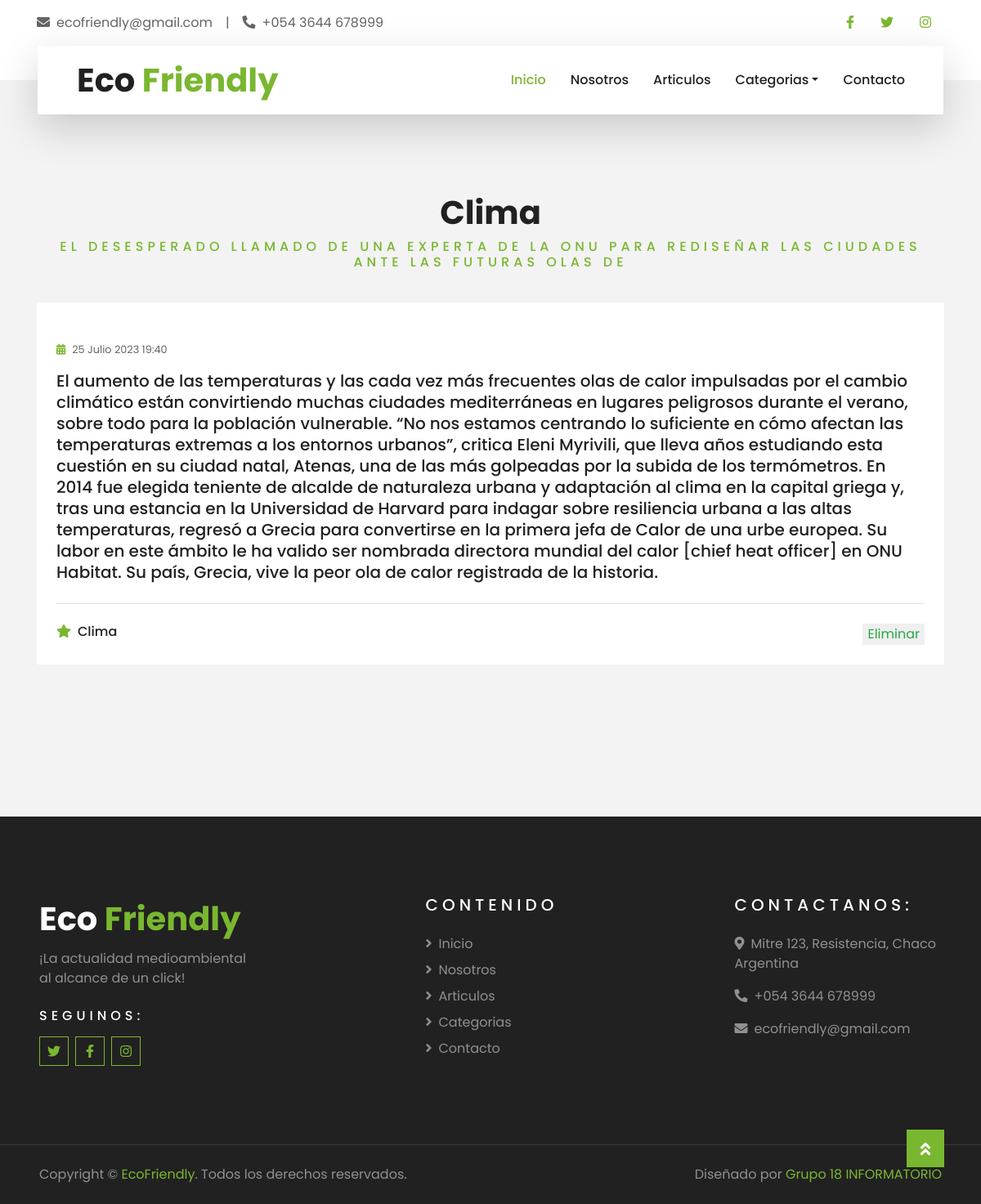
/posts/posts/1/, run on the app's committed database.
### apps/posts/models.py (models this page shows, shortened)
class Post(models.Model):
    titulo = models.CharField(max_length=50,null=False)
    subtitulo = models.CharField(max_length=100,null =False, blank=True)
    fecha = models.DateTimeField(auto_now_add=True)
    texto = models.TextField(null=False)
    activo = models.BooleanField(default=True)
    categoria = models.ForeignKey(Categoria,on_delete=models.SET_NULL, null=True, default='Sin categoria')
    imagen = models.ImageField(null=True, blank=True, upload_to='media', default='static/post_default.png')
    publicado = models.DateTimeField(default=timezone.now)
    class Meta:
        ordering = ('-publicado',)

class Categoria(models.Model):
    nombre =  models.CharField('Nombre', max_length=50, null=False)
    def __str__(self):
        return self.nombre

### apps/posts/views.py (the view)
# urls.py: path('posts/<int:id>/', PostDetailView.as_view(), name='post_individual'),
class PostDetailView(DetailView):
    model = Post
    template_name = 'posts/post_individual.html'
    context_object_name = 'posts'
    pk_url_kwarg = 'id'
    queryset = Post.objects.all()

### templates/posts/post_individual.html (shortened to what this page needs)
{% extends 'base.html' %}
{% load static %}
{% block contenido %}
    <div class="container-fluid py-5">
        <div class="container pt-5 pb-3">
            <div class="text-center mb-3 pb-3">
                <h1>{{posts.titulo}}</h1>
                <h6 class="text-primary text-uppercase" style="letter-spacing: 5px;">{{posts.subtitulo}}</h6>
            </div>
            <div class="row">
                <div class="col-lg-12 col-md-6 mb-4">
                    <div class="package-item bg-white mb-2">
                            <div class="p-4">
                                <div class="d-flex justify-content-between mb-3">
                                    <small class="m-0"><i class="fa fa-calendar-alt text-primary mr-2"></i>{{posts.fecha}}</small>
                                </div>
                                <a class="h5 text-decoration-none" href="">{{posts.texto}}</a>
                                <div class="border-top mt-4 pt-4">
                                    <div class="d-flex justify-content-between">
                                        <h6 class="m-0"><i class="fa fa-star text-primary mr-2"></i>{{posts.categoria}}
                                        </h6>
                                        <form method="POST" >
                                            <button type="submit" name="delete_posts" class="m-0" style="color: #28a745; border: none;">Eliminar</button>
                                        </form>
                                    </div>
                                </div>
                            </div>
                    </div>
                </div>
            </div>
        </div>
    </div>
{% endblock %}

### templates/base.html (shortened to what this page needs)
{% load static %}
<!doctype html>
<html lang="es-ar">
<head>
    <link href="https://cdn.jsdelivr.net/npm/bootstrap@5.2.1/dist/css/bootstrap.min.css" rel="stylesheet"
>
    <link href="https://cdnjs.cloudflare.com/ajax/libs/font-awesome/5.10.0/css/all.min.css" rel="stylesheet">
    <link href="{% static 'lib/owlcarousel/assets/owl.carousel.min.css' %}" rel="stylesheet">
    <link href="{% static 'lib/tempusdominus/css/tempusdominus-bootstrap-4.min.css' %}" rel="stylesheet">
    <link href="{% static 'css/style.css' %}" rel="stylesheet">
</head>
<body>
    <header>
        <div class="container-fluid bg-light pt-3 d-none d-lg-block">
            <div class="container">
                <div class="row">
                    <div class="col-lg-6 text-center text-lg-left mb-2 mb-lg-0">
                        <div class="d-inline-flex align-items-center">
                            <p><i class="fa fa-envelope mr-2"></i>ecofriendly@gmail.com</p>
                            <p class="text-body px-3">|</p>
                            <p><i class="fa fa-phone-alt mr-2"></i>+054 3644 678999</p>
                        </div>
                    </div>
                    <div class="col-lg-6 text-center text-lg-right">
                        <div class="d-inline-flex align-items-center">
                            <a class="text-primary px-3" href="">
                                <i class="fab fa-facebook-f"></i>
                            </a>
                            <a class="text-primary px-3" href="">
                                <i class="fab fa-twitter"></i>
                            </a>
                            <a class="text-primary px-3" href="">
                                <i class="fab fa-instagram"></i>
                            </a>
                        </div>
                    </div>
                </div>
            </div>
        </div>
        <nav class="container-fluid position-relative nav-bar p-0">
            <div class="container-lg position-relative p-0 px-lg-3" style="z-index: 9;">
                <nav class="navbar navbar-expand-lg bg-light navbar-light shadow-lg py-3 py-lg-0 pl-3 pl-lg-5">
                    <a href="" class="navbar-brand">
                        <h1 class="m-0 text-primary"><span class="text-dark">Eco </span>Friendly</h1>
                    </a>
                    <div class="collapse navbar-collapse justify-content-between px-3" id="navbarCollapse">
                        <div class="navbar-nav ml-auto py-0">
                            <a href="{% url 'index' %}" class="nav-item nav-link active">Inicio</a>
                            <a href="{% url 'nosotros' %}" class="nav-item nav-link">Nosotros</a>
                            <a href="{% url 'posts:posts' %}" class="nav-item nav-link">Articulos</a>
                            <div class="nav-item dropdown">
                                <a href="#" class="nav-link dropdown-toggle" data-toggle="dropdown" aria-expanded="false">Categorias</a>
                            </div>
                            <a href="{% url 'apps.contacto:contacto' %}" class="nav-item nav-link">Contacto</a>
                        </div>
                    </div>
                </nav>
            </div>
        </nav>
    </header>
    <main>
        {% block contenido %}
        {% endblock %}
    </main>
    <footer>
        <div class="container-fluid bg-dark text-white-50 py-5 px-sm-3 px-lg-5" style="margin-top: 90px;">
            <div class="row pt-5">
                <div class="col-lg-5 col-md-6 mb-5">
                    <a href="" class="navbar-brand">
                        <h1 class="text-primary"><span class="text-white">Eco </span>Friendly</h1>
                    </a>
                    <p>¡La actualidad medioambiental <br> al alcance de un click!</p>
                    <h6 class="text-white text-uppercase mt-4 mb-3" style="letter-spacing: 5px;">Seguinos:</h6>
                    <div class="d-flex justify-content-start">
                        <a class="btn btn-outline-primary btn-square mr-2" href="#"><i class="fab fa-twitter"></i></a>
                        <a class="btn btn-outline-primary btn-square mr-2" href="#"><i class="fab fa-facebook-f"></i></a>
                        <a class="btn btn-outline-primary btn-square" href="#"><i class="fab fa-instagram"></i></a>
                    </div>
                </div>
                <div class="col-lg-4 col-md-6 mb-5">
                    <h5 class="text-white text-uppercase mb-4" style="letter-spacing: 5px;">Contenido</h5>
                    <div class="d-flex flex-column justify-content-start">
                        <a class="text-white-50 mb-2" href="#"><i class="fa fa-angle-right mr-2"></i>Inicio</a>
                        <a class="text-white-50 mb-2" href="{% url 'nosotros' %}"><i class="fa fa-angle-right mr-2"></i>Nosotros</a>
                        <a class="text-white-50 mb-2" href="#"><i class="fa fa-angle-right mr-2"></i>Articulos</a>
                        <a class="text-white-50 mb-2" href="#"><i class="fa fa-angle-right mr-2"></i>Categorias</a>
                        <a class="text-white-50 mb-2" href="#"><i class="fa fa-angle-right mr-2"></i>Contacto</a>
                    </div>
                </div>
                <div class="col-lg-3 col-md-6 mb-5">
                    <h5 class="text-white text-uppercase mb-4" style="letter-spacing: 5px;">Contactanos:</h5>
                    <p><i class="fa fa-map-marker-alt mr-2"></i>Mitre 123, Resistencia, Chaco Argentina</p>
                    <p><i class="fa fa-phone-alt mr-2"></i>+054 3644 678999</p>
                    <p><i class="fa fa-envelope mr-2"></i>ecofriendly@gmail.com</p>
                </div>
            </div>
        </div>
        <div class="container-fluid bg-dark text-white border-top py-4 px-sm-3 px-md-5" style="border-color: rgba(256, 256, 256, .1) !important;">
            <div class="row">
                <div class="col-lg-6 text-center text-md-left mb-3 mb-md-0">
                    <p class="m-0 text-white-50">Copyright © <a href="#">EcoFriendly</a>. Todos los derechos reservados.
                    </p>
                </div>
                <div class="col-lg-6 text-center text-md-right">
                    <p class="m-0 text-white-50">Diseñado por <a href="#">Grupo 18 INFORMATORIO</a>
                    </p>
                </div>
            </div>
        </div>
        <a href="#" class="btn btn-lg btn-primary btn-lg-square back-to-top" style="display: inline;"><i class="fa fa-angle-double-up"></i></a>
    </footer>
</body>
</html>

### data on the page
Post: titulo "Clima", subtitulo "EL DESESPERADO LLAMADO DE UNA EXPERTA DE LA ONU PARA REDISEÑAR LAS CIUDADES ANTE LAS FUTURAS OLAS DE", fecha "25 Julio 2023 19:40", texto "El aumento de las temperaturas y las cada vez más frecuentes olas de calor impulsadas por el cambio climático están convirtiendo muchas ciudades mediterráneas en lugares peligrosos durante el verano, sobre todo para la población vulnerable. “No nos estamos centrando lo suficiente en cómo afectan las temperaturas extremas a los entornos urbanos”, critica Eleni Myrivili, que lleva años estudiando esta cuestión en su ciudad natal, Atenas, una de las más golpeadas por la subida de los termómetros. En 2014 fue elegida teniente de alcalde de naturaleza urbana y adaptación al clima en la capital griega y, tras una estancia en la Universidad de Harvard para indagar sobre resiliencia urbana a las…", categoria "Clima"
